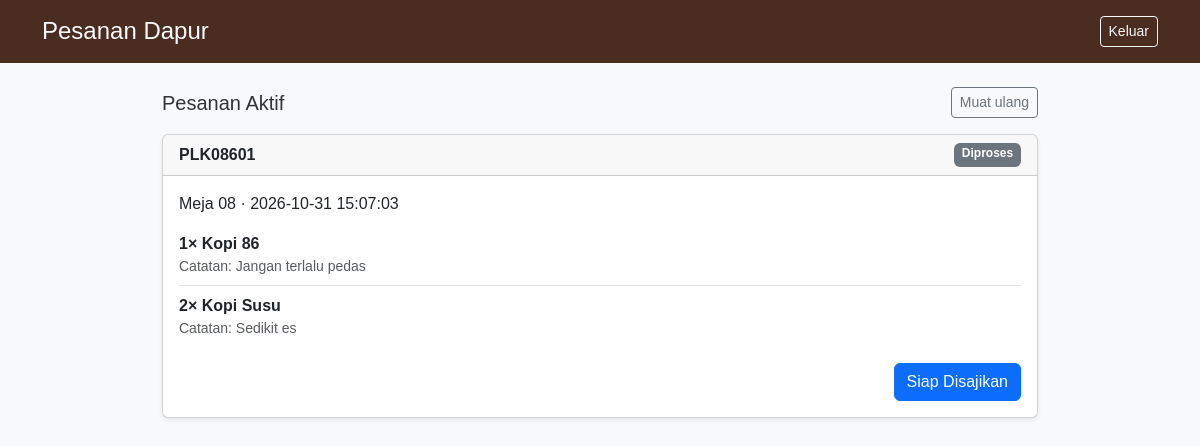
The page /kitchen/index.php (signed in) on the database its author committed.
### tables this page shows
CREATE TABLE `pesanan` (
  `id` INT AUTO_INCREMENT PRIMARY KEY,
  `nomor_pesanan` VARCHAR(20) NOT NULL UNIQUE,
  `meja_id` INT NOT NULL,
  `total` DECIMAL(10,2) NOT NULL,
  `metode_pembayaran` VARCHAR(50) NOT NULL,
  `status` ENUM('Menunggu', 'Diproses', 'Siap Disajikan', 'Selesai', 'Dibatalkan') DEFAULT 'Menunggu',
  `waktu_pesanan` DATETIME DEFAULT CURRENT_TIMESTAMP,
  `created_at` TIMESTAMP DEFAULT CURRENT_TIMESTAMP,
  FOREIGN KEY (`meja_id`) REFERENCES `meja`(`id`) ON DELETE CASCADE
);

CREATE TABLE `detail_pesanan` (
  `id` INT AUTO_INCREMENT PRIMARY KEY,
  `pesanan_id` INT NOT NULL,
  `menu_id` INT NOT NULL,
  `jumlah` INT NOT NULL,
  `harga` DECIMAL(10,2) NOT NULL,
  `catatan` TEXT DEFAULT NULL,
  `subtotal` DECIMAL(10,2) NOT NULL,
  FOREIGN KEY (`pesanan_id`) REFERENCES `pesanan`(`id`) ON DELETE CASCADE,
  FOREIGN KEY (`menu_id`) REFERENCES `menu`(`id`) ON DELETE CASCADE
);

CREATE TABLE `menu` (
  `id` INT AUTO_INCREMENT PRIMARY KEY,
  `kategori_id` INT NOT NULL,
  `nama_menu` VARCHAR(100) NOT NULL,
  `deskripsi` TEXT,
  `harga` DECIMAL(10,2) NOT NULL,
  `foto` VARCHAR(255) DEFAULT 'default.jpg',
  `stok` INT DEFAULT 50,
  `status` ENUM('tersedia', 'tidak tersedia') DEFAULT 'tersedia',
  `created_at` TIMESTAMP DEFAULT CURRENT_TIMESTAMP,
  FOREIGN KEY (`kategori_id`) REFERENCES `kategori`(`id`) ON DELETE CASCADE
);

### kitchen/index.php (the view, shortened to what this page needs)
<?php
require_once '../config/database.php';
function escape($value)
{
    return htmlspecialchars((string) $value, ENT_QUOTES, 'UTF-8');
}
$nextStatus = [
    'Menunggu' => 'Diproses',
    'Diproses' => 'Siap Disajikan',
    'Siap Disajikan' => 'Selesai',
];
$sql = "SELECT p.id, p.nomor_pesanan, p.status, p.waktu_pesanan,
               meja.nomor_meja, d.menu_id, d.jumlah, d.catatan, m.nama_menu
        FROM pesanan p
        JOIN meja ON meja.id = p.meja_id
        LEFT JOIN detail_pesanan d ON d.pesanan_id = p.id
        LEFT JOIN menu m ON m.id = d.menu_id
        WHERE p.status IN ('Menunggu', 'Diproses', 'Siap Disajikan')
        ORDER BY p.waktu_pesanan ASC, p.id ASC, d.id ASC";
$rows = $pdo->query($sql)->fetchAll();
$orders = [];
foreach ($rows as $row) {
    $orderId = $row['id'];
    if (!isset($orders[$orderId])) {
        $orders[$orderId] = [
            'nomor_pesanan' => $row['nomor_pesanan'],
            'status' => $row['status'],
            'waktu_pesanan' => $row['waktu_pesanan'],
            'nomor_meja' => $row['nomor_meja'],
            'items' => [],
        ];
    }
    if ($row['menu_id'] !== null) {
        $orders[$orderId]['items'][] = [
            'nama_menu' => $row['nama_menu'],
            'jumlah' => $row['jumlah'],
            'catatan' => $row['catatan'],
        ];
    }
}
?>
<!DOCTYPE html>
<html lang="id">
<head>
    <link href="https://cdn.jsdelivr.net/npm/bootstrap@5.3.0/dist/css/bootstrap.min.css" rel="stylesheet">
    <link rel="stylesheet" href="../assets/css/style.css">
</head>
<body class="bg-light">
<header class="bg-primary-brown text-white py-3">
    <div class="container d-flex justify-content-between align-items-center">
        <h1 class="h4 mb-0">Pesanan Dapur</h1>
        <a href="../pages/logout.php" class="btn btn-outline-light btn-sm">Keluar</a>
    </div>
</header>
<main class="container py-4" style="max-width: 900px;">
    <div class="d-flex justify-content-between align-items-center mb-3">
        <h2 class="h5 mb-0">Pesanan Aktif</h2>
        <a href="index.php" class="btn btn-outline-secondary btn-sm">Muat ulang</a>
    </div>
    <?php if (!$orders): ?>
        <div class="alert alert-info">Belum ada pesanan aktif.</div>
    <?php else: ?>
        <?php foreach ($orders as $id => $order): ?>
            <article class="card mb-3 shadow-sm">
                <div class="card-header d-flex flex-wrap justify-content-between gap-2">
                    <strong><?php echo escape($order['nomor_pesanan']); ?></strong>
                    <span class="badge bg-secondary"><?php echo escape($order['status']); ?></span>
                </div>
                <div class="card-body">
                    <p class="mb-2">Meja <?php echo escape($order['nomor_meja']); ?> · <?php echo escape($order['waktu_pesanan']); ?></p>
                    <ul class="list-group list-group-flush mb-3">
                        <?php foreach ($order['items'] as $item): ?>
                            <li class="list-group-item px-0">
                                <strong><?php echo escape($item['jumlah']); ?>× <?php echo escape($item['nama_menu']); ?></strong>
                                <?php if ($item['catatan']): ?>
                                    <div class="small text-muted">Catatan: <?php echo escape($item['catatan']); ?></div>
                                <?php endif; ?>
                            </li>
                        <?php endforeach; ?>
                    </ul>
                    <form method="POST" class="text-end">
                        <button type="submit" class="btn btn-primary">
                            <?php echo escape($nextStatus[$order['status']]); ?>
                        </button>
                    </form>
                </div>
            </article>
        <?php endforeach; ?>
    <?php endif; ?>
</main>
</body>
</html>

### assets/css/style.css (style rules this page uses)
:root { --dark-brown: #4A2C20; --warm-brown: #795548; --cream: #F5EBDD; --white: #FFFFFF; --warm-accent: #C9824A; --gray-bg: #F9F7F5; }
body { font-family: 'Poppins', sans-serif; background-color: var(--gray-bg); color: #333; margin: 0; padding: 0; }
.bg-primary-brown { background-color: var(--dark-brown); color: var(--white); }

### rows shown on the page
pesanan: detail_pesanan.jumlah "1", menu.nama_menu "Kopi 86", detail_pesanan.catatan "Jangan terlalu pedas", detail_pesanan.jumlah "2", menu.nama_menu "Kopi Susu", detail_pesanan.catatan "Sedikit es"

### other values the page prints
$order['nomor_pesanan'] "PLK08601"
$order['status'] "Diproses"
$order['nomor_meja'] "08"
$order['waktu_pesanan'] "2026-10-31 15:07:03"
$nextStatus[$order['status']] "Siap Disajikan"
